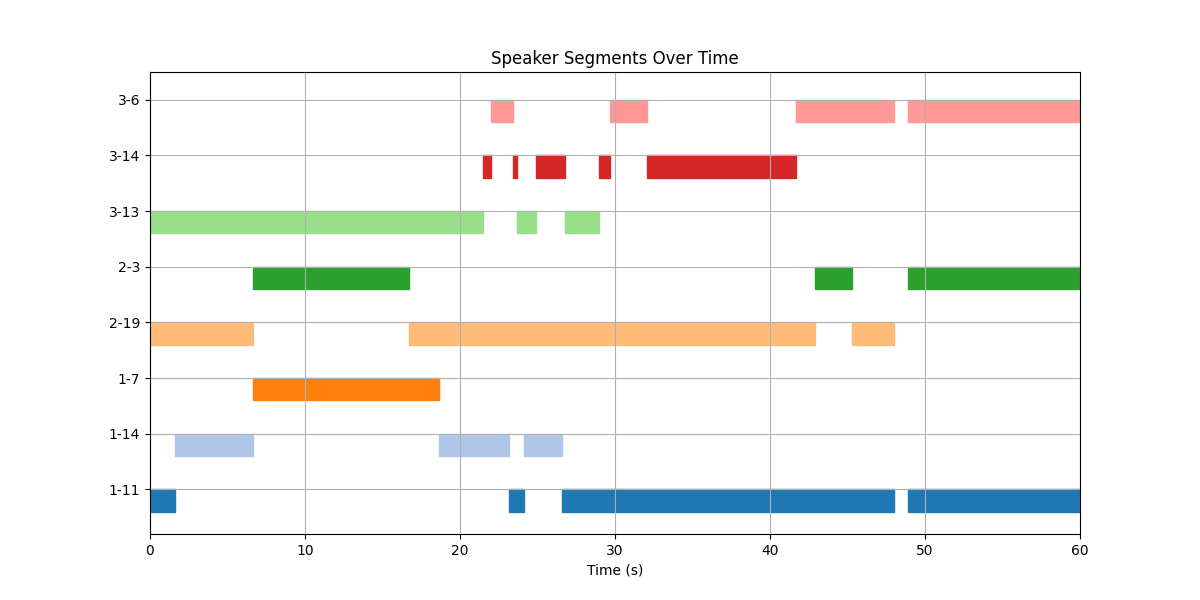

Here is the Python script that generated this plot:
import matplotlib.pyplot as plt
import matplotlib.patches as patches
import os

def merge_rttm_files(rttm_files):
    merged_rttm = []
    for idx, rttm_file in enumerate(rttm_files):
        with open(rttm_file, 'r') as file:
            lines = file.readlines()
            for line in lines:
                parts = line.strip().split()
                parts.append(str(idx + 1))  # 添加文件索引
                merged_line = ' '.join(parts) + '\n'
                merged_rttm.append(merged_line)
    return merged_rttm

def save_merged_rttm(merged_rttm, output_file):
    with open(output_file, 'w') as file:
        file.writelines(merged_rttm)

def parse_rttm(file_path):
    segments = {}
    with open(file_path, 'r') as file:
        for line in file:
            parts = line.strip().split()
            if len(parts) != 11:
                continue
            speaker_id = parts[7]
            start_time = float(parts[3])
            duration = float(parts[4])
            end_time = start_time + duration
            file_index = parts[10]
            speaker_label = f"{file_index}-{speaker_id}"
            
            if speaker_label not in segments:
                segments[speaker_label] = []
            segments[speaker_label].append((start_time, end_time))
    return segments

def plot_segments(segments, total_duration, output_path):
    fig, ax = plt.subplots(figsize=(12, 6))
    colors = plt.cm.tab20.colors  # 用于分配不同颜色
    y_labels = list(segments.keys())
    
    for idx, (speaker, times) in enumerate(segments.items()):
        for start, end in times:
            ax.add_patch(
                patches.Rectangle(
                    (start, idx - 0.4),  # (x, y)
                    end - start,  # width
                    0.4,  # height
                    color=colors[idx % len(colors)]
                )
            )
    
    ax.set_yticks(range(len(y_labels)))
    ax.set_yticklabels(y_labels)
    ax.set_ylim(-0.8, len(y_labels) - 0.5)  # 调整 Y 轴范围
    ax.set_xlim(0, total_duration)
    ax.set_xlabel('Time (s)')
    ax.set_title('Speaker Segments Over Time')
    ax.grid(True)
    plt.savefig(output_path)
    plt.close()

if __name__ == "__main__":
    rttm_files = ['/home3/yihao/Research/Code/VBx/exp/DH_EVAL_0014_SPEAKER_00.rttm', '/home3/yihao/Research/Code/VBx/exp/DH_EVAL_0014_SPEAKER_01.rttm', '/home3/yihao/Research/Code/VBx/exp/DH_EVAL_0014_SPEAKER_02.rttm']
    merged_rttm = merge_rttm_files(rttm_files)
    merged_rttm_file = 'merged-dh.rttm'
    output_image = "viewrttm-dh.png"
    save_merged_rttm(merged_rttm, merged_rttm_file)
    total_duration = 60  # 总时长为 60 秒
    
    segments = parse_rttm(merged_rttm_file)
    plot_segments(segments, total_duration, output_image)
    #print(f"Saved plot to {output_image}")
